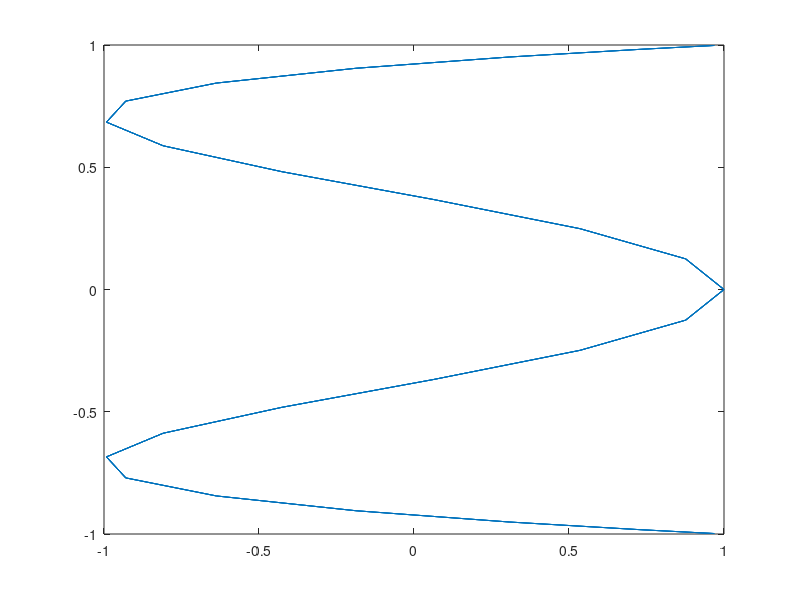

This figure's MATLAB source:
% Skripts zīmē Lisažu figūras
% mainīsim f1, f2 - iegūsim dažadas figūras
t = 0:0.01:1;
f1 = 8; f2 = 2;
x = cos(2*pi*f1*t);
y = sin(2*pi*f2*t);
plot(x,y)
shg